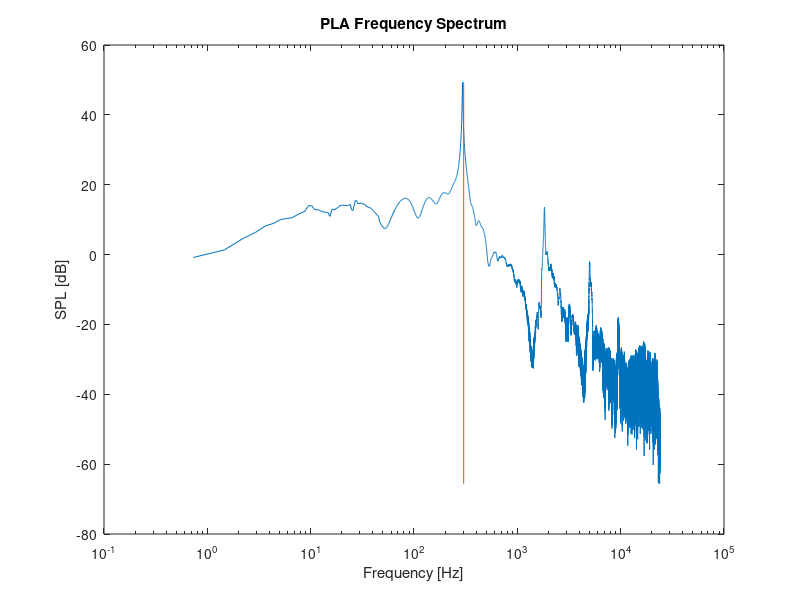

Recreate this plot in MATLAB. (Note: this script raises an error after producing the figure.)
clc
clear

%Read in from file
fid = fopen('PLA-averaged-2.txt','r');

data = textscan(fid, '%f %f %f','CommentStyle','*');
f = data{1};
dB = data{2};
fclose(fid);

%Solution data
ElmerFreqs = [
302.45
1373.69
1662.16
1852.00
5038.36
5160.63
];

InPlane = [
295.3839708
1851.146886
5182.135819
];
%Plot
figure(1)
p1 = semilogx(f,dB);
xlabel('Frequency [Hz]')
ylabel('SPL [dB]')
title('PLA Frequency Spectrum')

for i = 1:length(ElmerFreqs)
   l1=  line([ElmerFreqs(i) ElmerFreqs(i)], [min(dB) max(dB)]);
   l1.Color = 'k';
   l1.LineWidth = 2;
   l1.LineStyle = '--';
end

for i = 1:length(InPlane)
   l2=  line([InPlane(i) InPlane(i)], [min(dB) max(dB)]);
   l2.Color = 'r';
   l2.LineWidth = 2;
   l2.LineStyle = '--';
end
legend([p1,l1,l2],{'Data','Elmer Solutions','Analytic Solutions'})
ylim([min(dB),max(dB)]);
xlim([min(f),max(f)]);

%fn vs n
figure(2)
plot(1:length(ElmerFreqs),ElmerFreqs,'--bo');
hold on
plot([1,4,5],InPlane,'*r','Linewidth',2);
xlabel('Mode Number n')
ylabel('Natural Frequency [Hz]')
title('PLA - Natural Frequencies')
xticks([1,2,3,4,5,6])
legend('Elmer Solutions','In-Plane Bending Analytic Solutions')